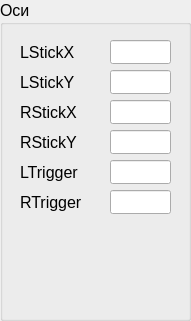
     <widget class="QGroupBox" name="gbAxis">
      <property name="geometry">
       <rect>
        <x>10</x>
        <y>5</y>
        <width>191</width>
        <height>321</height>
       </rect>
      </property>
      <property name="font">
       <font>
        <pointsize>12</pointsize>
       </font>
      </property>
      <property name="title">
       <string>Оси</string>
      </property>
      <widget class="QLineEdit" name="edLStickX">
       <property name="geometry">
        <rect>
         <x>110</x>
         <y>40</y>
         <width>61</width>
         <height>24</height>
        </rect>
       </property>
       <property name="font">
        <font>
         <pointsize>12</pointsize>
        </font>
       </property>
       <property name="alignment">
        <set>Qt::AlignRight|Qt::AlignTrailing|Qt::AlignVCenter</set>
       </property>
      </widget>
      <widget class="QLabel" name="lbLStickX">
       <property name="geometry">
        <rect>
         <x>20</x>
         <y>40</y>
         <width>71</width>
         <height>24</height>
        </rect>
       </property>
       <property name="font">
        <font>
         <pointsize>12</pointsize>
        </font>
       </property>
       <property name="text">
        <string>LStickX</string>
       </property>
      </widget>
      <widget class="QLineEdit" name="edLStickY">
       <property name="geometry">
        <rect>
         <x>110</x>
         <y>70</y>
         <width>61</width>
         <height>24</height>
        </rect>
       </property>
       <property name="font">
        <font>
         <pointsize>12</pointsize>
        </font>
       </property>
       <property name="alignment">
        <set>Qt::AlignRight|Qt::AlignTrailing|Qt::AlignVCenter</set>
       </property>
      </widget>
      <widget class="QLabel" name="lbLStickY">
       <property name="geometry">
        <rect>
         <x>20</x>
         <y>70</y>
         <width>71</width>
         <height>24</height>
        </rect>
       </property>
       <property name="font">
        <font>
         <pointsize>12</pointsize>
        </font>
       </property>
       <property name="text">
        <string>LStickY</string>
       </property>
      </widget>
      <widget class="QLabel" name="lbRStickX">
       <property name="geometry">
        <rect>
         <x>20</x>
         <y>100</y>
         <width>71</width>
         <height>24</height>
        </rect>
       </property>
       <property name="font">
        <font>
         <pointsize>12</pointsize>
        </font>
       </property>
       <property name="text">
        <string>RStickX</string>
       </property>
      </widget>
      <widget class="QLineEdit" name="edRStickX">
       <property name="geometry">
        <rect>
         <x>110</x>
         <y>100</y>
         <width>61</width>
         <height>24</height>
        </rect>
       </property>
       <property name="font">
        <font>
         <pointsize>12</pointsize>
        </font>
       </property>
       <property name="alignment">
        <set>Qt::AlignRight|Qt::AlignTrailing|Qt::AlignVCenter</set>
       </property>
      </widget>
      <widget class="QLabel" name="lbRStickY">
       <property name="geometry">
        <rect>
         <x>20</x>
         <y>130</y>
         <width>71</width>
         <height>24</height>
        </rect>
       </property>
       <property name="font">
        <font>
         <pointsize>12</pointsize>
        </font>
       </property>
       <property name="text">
        <string>RStickY</string>
       </property>
      </widget>
      <widget class="QLineEdit" name="edRStickY">
       <property name="geometry">
        <rect>
         <x>110</x>
         <y>130</y>
         <width>61</width>
         <height>24</height>
        </rect>
       </property>
       <property name="font">
        <font>
         <pointsize>12</pointsize>
        </font>
       </property>
       <property name="alignment">
        <set>Qt::AlignRight|Qt::AlignTrailing|Qt::AlignVCenter</set>
       </property>
      </widget>
      <widget class="QLabel" name="lbLTrigger">
       <property name="geometry">
        <rect>
         <x>20</x>
         <y>160</y>
         <width>71</width>
         <height>24</height>
        </rect>
       </property>
       <property name="font">
        <font>
         <pointsize>12</pointsize>
        </font>
       </property>
       <property name="text">
        <string>LTrigger</string>
       </property>
      </widget>
      <widget class="QLineEdit" name="edLTrigger">
       <property name="geometry">
        <rect>
         <x>110</x>
         <y>160</y>
         <width>61</width>
         <height>24</height>
        </rect>
       </property>
       <property name="font">
        <font>
         <pointsize>12</pointsize>
        </font>
       </property>
       <property name="alignment">
        <set>Qt::AlignRight|Qt::AlignTrailing|Qt::AlignVCenter</set>
       </property>
      </widget>
      <widget class="QLabel" name="lbRTrigger">
       <property name="geometry">
        <rect>
         <x>20</x>
         <y>190</y>
         <width>71</width>
         <height>24</height>
        </rect>
       </property>
       <property name="font">
        <font>
         <pointsize>12</pointsize>
        </font>
       </property>
       <property name="text">
        <string>RTrigger</string>
       </property>
      </widget>
      <widget class="QLineEdit" name="edRTrigger">
       <property name="geometry">
        <rect>
         <x>110</x>
         <y>190</y>
         <width>61</width>
         <height>24</height>
        </rect>
       </property>
       <property name="font">
        <font>
         <pointsize>12</pointsize>
        </font>
       </property>
       <property name="alignment">
        <set>Qt::AlignRight|Qt::AlignTrailing|Qt::AlignVCenter</set>
       </property>
      </widget>
      <widget class="QLabel" name="lbGamepad">
       <property name="geometry">
        <rect>
         <x>30</x>
         <y>220</y>
         <width>135</width>
         <height>100</height>
        </rect>
       </property>
       <property name="text">
        <string/>
       </property>
       <property name="pixmap">
        <pixmap resource="resource.qrc">:/logo/img/gamepad.png</pixmap>
       </property>
       <property name="scaledContents">
        <bool>true</bool>
       </property>
      </widget>
     </widget>
